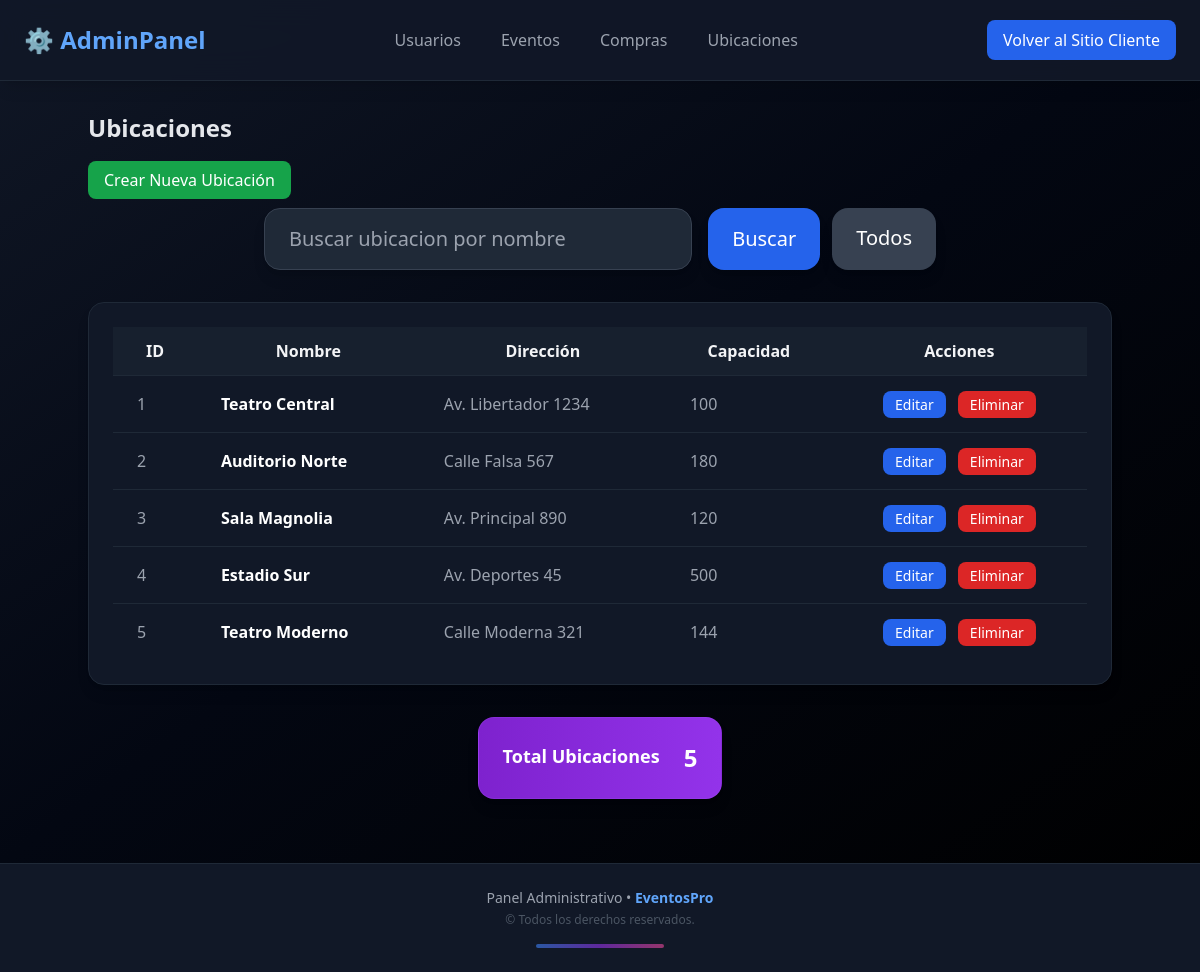
The page /administrador/ubicaciones/ on the database as committed earlier.
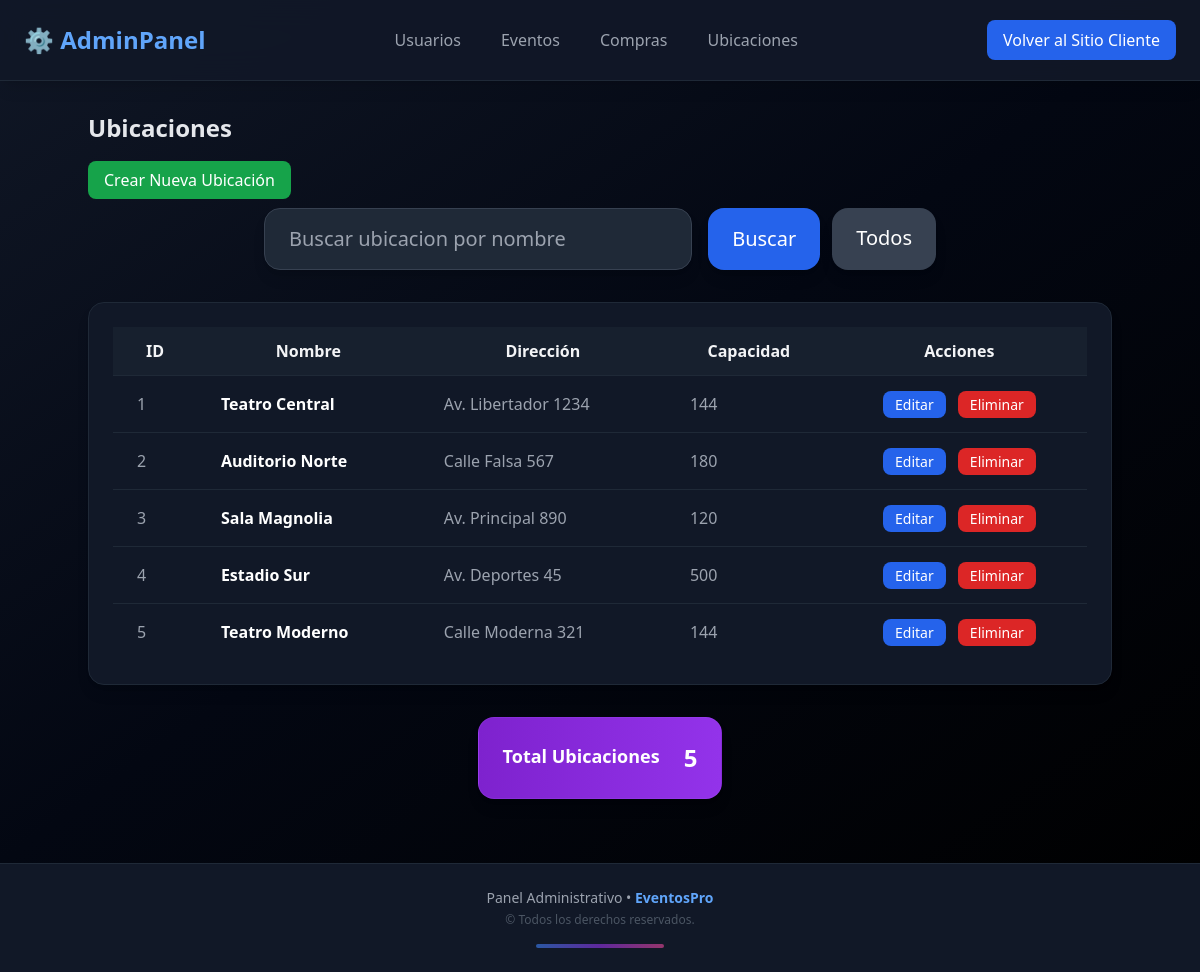
The same page on the database as committed later.
### eventos/models.py (models this page shows, shortened)
class Ubicacion(models.Model):
    nombre = models.CharField(max_length=50)
    direccion = models.CharField(max_length=50, blank=False)
    filas = models.PositiveIntegerField()
    columnas = models.PositiveIntegerField()
    imagen = models.ImageField(upload_to='ubicaciones/', blank=True, null=True)
    def capacidad(self):
        return self.filas * self.columnas

### administrador/views.py (the view)
# urls.py: path('ubicaciones/', views.listar_ubicaciones_admin, name='listar_ubicaciones_admin'),
def listar_ubicaciones_admin(request):
    q = request.GET.get("q", "")
    if q:
        ubicaciones = Ubicacion.objects.filter(nombre__icontains=q)
    else:
        ubicaciones = Ubicacion.objects.all()
    return render(request, 'administrador/listar_ubicaciones_admin.html', {'ubicaciones': ubicaciones})

### administrador/templates/administrador/listar_ubicaciones_admin.html (shortened to what this page needs)
{% extends "administrador/admin_core.html" %}
{% block content %}
<div class="admin-container">
    <h1 class="text-2xl font-bold text-gray-200 mb-6">Ubicaciones</h1>
    <div class="mb-4">
        <a href="{% url 'administrador:crear_ubicacion_admin' %}"
           class="bg-green-600 hover:bg-green-500 text-white px-4 py-2 rounded-lg transition">
           Crear Nueva Ubicación
        </a>
    </div>
    <div class="w-full flex justify-center mb-8">
        <form method="GET" action="" class="w-full max-w-2xl flex flex-col sm:flex-row gap-4">
            <input type="text" name="q" placeholder="Buscar ubicacion por nombre" value="{{ request.GET.q }}" class="flex-1 px-6 py-4 text-xl rounded-2xl bg-gray-800 border border-gray-700 text-gray-200 placeholder-gray-400
                   focus:outline-none focus:ring-2 focus:ring-blue-600 shadow-lg transition">
            <div class="flex gap-3">
                <button type="submit"
                    class="px-6 py-4 text-xl rounded-2xl bg-blue-600 hover:bg-blue-500 text-white shadow-lg transition">
                    Buscar
                </button>
                <a href="{% url 'administrador:listar_ubicaciones_admin' %}"
                    class="px-6 py-4 text-xl rounded-2xl bg-gray-700 hover:bg-gray-600 text-white shadow-lg transition">
                    Todos
                </a>
            </div>
        </form>
    </div>
    <div class="admin-table-wrapper bg-gray-900 border border-gray-800 rounded-2xl p-6 shadow-lg overflow-x-auto">
        <table class="min-w-full divide-y divide-gray-800">
            <thead>
                <tr class="bg-gray-800/50">
                    <th class="px-6 py-3">ID</th>
                    <th class="px-6 py-3">Nombre</th>
                    <th class="px-6 py-3">Dirección</th>
                    <th class="px-6 py-3">Capacidad</th>
                    <th class="px-6 py-3 text-center">Acciones</th>
                </tr>
            </thead>
            <tbody>
                {% for u in ubicaciones %}
                <tr class="border-t border-gray-800 hover:bg-gray-800/60 transition" onclick="window.location='{% url 'administrador:detalle_ubicacion' u.id %}'" style="cursor: pointer;">
                    <td class="px-6 py-4 text-gray-400">{{ u.id }}</td>
                    <td class="px-6 py-4 text-white font-semibold">{{ u.nombre }}</td>
                    <td class="px-6 py-4 text-gray-400">{{ u.direccion }}</td>
                    <td class="px-6 py-4 text-gray-400">{{ u.capacidad }}</td>
                    <td class="px-6 py-4 text-center space-x-2">
                        <a href="{% url 'administrador:editar_ubicacion_admin' u.id %}" class="px-3 py-1 bg-blue-600 hover:bg-blue-500 text-white rounded-lg text-sm">Editar</a>
                        <a href="{% url 'administrador:eliminar_ubicacion_admin' u.id %}" class="px-3 py-1 bg-red-600 hover:bg-red-500 text-white rounded-lg text-sm">Eliminar</a>
                    </td>
                </tr>
                {% empty %}
                <tr>
                    <td colspan="5" class="px-4 py-6 text-center text-gray-500">No hay ubicaciones registradas.</td>
                </tr>
                {% endfor %}
            </tbody>
        </table>
    </div>
</div>
<div class="admin-table-wrapper max-w-6xl mx-auto mt-8 grid grid-cols-1 justify-center">
    <div class="bg-gradient-to-r from-purple-700 to-purple-600
                border border-purple-500/20
                rounded-2xl p-6 shadow-lg flex items-center justify-between max-w-lg mx-auto gap-6">
        <div>
            <h2 class="text-lg font-bold text-white mb-1">Total Ubicaciones</h2>
        </div>
        <div class="text-right">
            <p class="text-2xl font-extrabold text-white">
                {{ ubicaciones.count }}
            </p>
        </div>
    </div>
</div>
{% endblock %}

Rows that differ between the two databases and show on the page:
changed Ubicacion "Teatro Central": capacidad "100" → "144"
